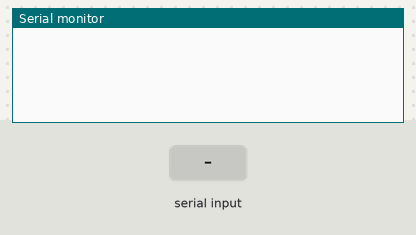
This sketch was run on a simulated Arduino Uno, built with avr-gcc and run on an emulated ATmega328P. On the bench: the last lines printed to the serial monitor. The test bench sets the inputs (shaded band).

Above: at 1.2 s.
1.3 s: "90,45\n" received over Serial
At 3.2 s:
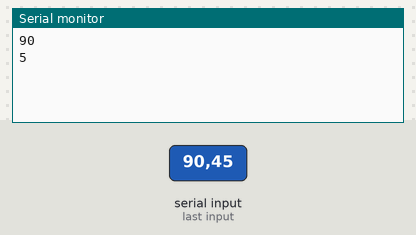
3.8 s: "30,150\n" received over Serial
At 5.1 s:
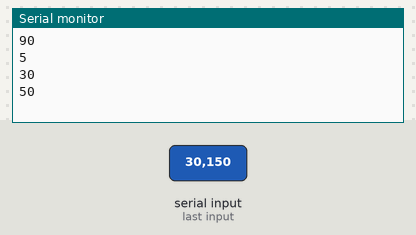
Timing chart, 0 to 6.8 s (numbered marks = the images above; inputs shaded):
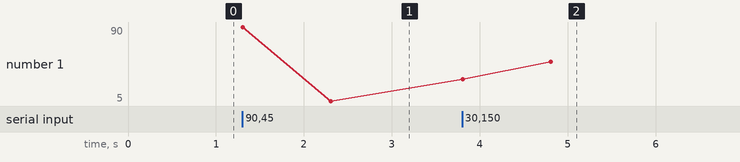

The sketch:

Serial_Bytes_to_Int.ino
```cpp
char a[4];
void setup()
{
  Serial.begin(9600);
}
void loop()
{
  if (Serial.available())
  {
    Serial.readBytes(a, 4);
    int someInt = atoi(a);
    Serial.println(someInt);
  }
}
```

Measured:
- after the input at 1.3 s, the serial monitor: prints a new line at once (image 1)
- after the input at 3.8 s, the serial monitor: prints a new line at once (image 2)
- plotted number 1: 5 → 50 after the input at 3.8 s
